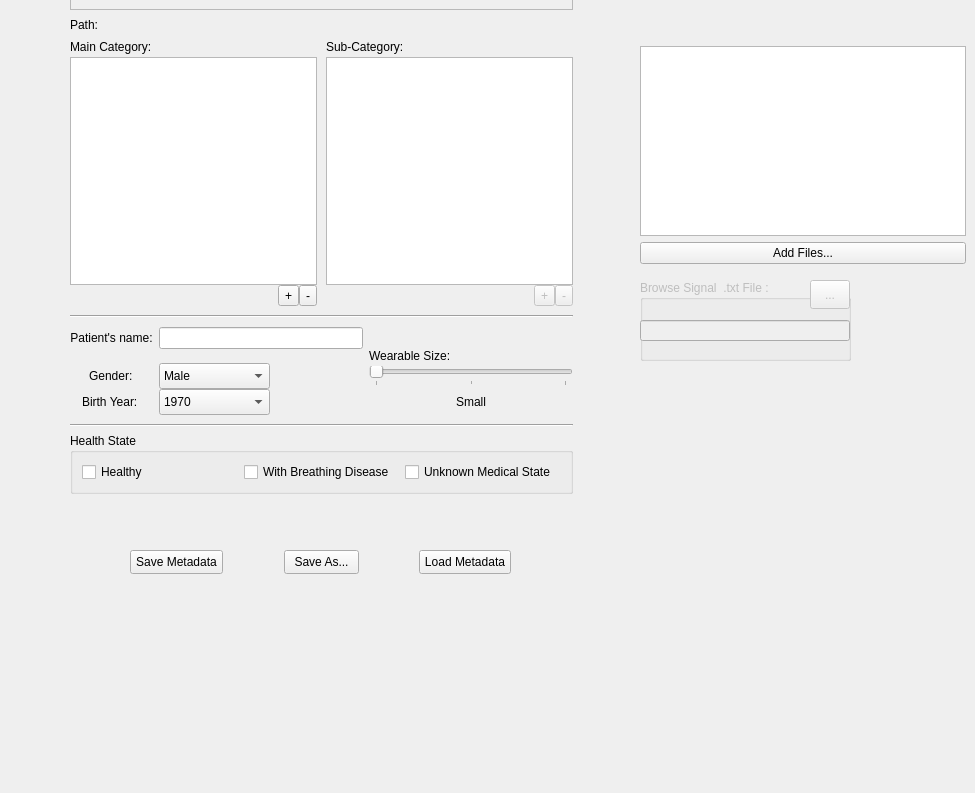
    <widget class="QWidget" name="tab_5">
     <attribute name="title">
      <string>Participant Details</string>
     </attribute>
     <widget class="QFrame" name="leftMetaFrame">
      <property name="geometry">
       <rect>
        <x>70</x>
        <y>-290</y>
        <width>503</width>
        <height>784</height>
       </rect>
      </property>
      <property name="sizePolicy">
       <sizepolicy hsizetype="Preferred" vsizetype="Preferred">
        <horstretch>0</horstretch>
        <verstretch>1</verstretch>
       </sizepolicy>
      </property>
      <property name="frameShape">
       <enum>QFrame::NoFrame</enum>
      </property>
      <property name="frameShadow">
       <enum>QFrame::Plain</enum>
      </property>
      <layout class="QVBoxLayout" name="verticalLayout_8">
       <property name="leftMargin">
        <number>0</number>
       </property>
       <property name="topMargin">
        <number>0</number>
       </property>
       <property name="rightMargin">
        <number>0</number>
       </property>
       <property name="bottomMargin">
        <number>0</number>
       </property>
       <item>
        <widget class="QFrame" name="previewFrame_2">
         <property name="minimumSize">
          <size>
           <width>407</width>
           <height>300</height>
          </size>
         </property>
         <property name="frameShape">
          <enum>QFrame::StyledPanel</enum>
         </property>
         <property name="frameShadow">
          <enum>QFrame::Plain</enum>
         </property>
         <property name="lineWidth">
          <number>0</number>
         </property>
         <layout class="QGridLayout" name="gridLayout_11">
          <property name="leftMargin">
           <number>0</number>
          </property>
          <property name="topMargin">
           <number>0</number>
          </property>
          <property name="rightMargin">
           <number>0</number>
          </property>
          <property name="bottomMargin">
           <number>0</number>
          </property>
          <property name="spacing">
           <number>0</number>
          </property>
          <item row="0" column="0">
           <widget class="QLabel" name="pixmapLabel">
            <property name="text">
             <string/>
            </property>
            <property name="scaledContents">
             <bool>true</bool>
            </property>
            <property name="alignment">
             <set>Qt::AlignCenter</set>
            </property>
            <property name="indent">
             <number>0</number>
            </property>
           </widget>
          </item>
         </layout>
        </widget>
       </item>
       <item>
        <spacer name="verticalSpacer_8">
         <property name="orientation">
          <enum>Qt::Vertical</enum>
         </property>
         <property name="sizeType">
          <enum>QSizePolicy::Fixed</enum>
         </property>
         <property name="sizeHint" stdset="0">
          <size>
           <width>20</width>
           <height>2</height>
          </size>
         </property>
        </spacer>
       </item>
       <item>
        <layout class="QHBoxLayout" name="pathLayout_2">
         <item>
          <widget class="QLabel" name="pathLabel">
           <property name="text">
            <string>Path:</string>
           </property>
          </widget>
         </item>
        </layout>
       </item>
       <item>
        <spacer name="verticalSpacer_9">
         <property name="orientation">
          <enum>Qt::Vertical</enum>
         </property>
         <property name="sizeType">
          <enum>QSizePolicy::Fixed</enum>
         </property>
         <property name="sizeHint" stdset="0">
          <size>
           <width>20</width>
           <height>2</height>
          </size>
         </property>
        </spacer>
       </item>
       <item>
        <layout class="QGridLayout" name="categoryLayout_2">
         <item row="0" column="0">
          <widget class="QFrame" name="mainCatLayout_2">
           <property name="autoFillBackground">
            <bool>true</bool>
           </property>
           <layout class="QVBoxLayout" name="verticalLayout_6">
            <property name="spacing">
             <number>0</number>
            </property>
            <property name="leftMargin">
             <number>0</number>
            </property>
            <property name="topMargin">
             <number>0</number>
            </property>
            <property name="rightMargin">
             <number>0</number>
            </property>
            <property name="bottomMargin">
             <number>0</number>
            </property>
            <item>
             <widget class="QLabel" name="mainCatLabel">
              <property name="text">
               <string>Main Category:</string>
              </property>
              <property name="margin">
               <number>0</number>
              </property>
              <property name="indent">
               <number>0</number>
              </property>
             </widget>
            </item>
            <item>
             <spacer name="verticalSpacer_10">
              <property name="orientation">
               <enum>Qt::Vertical</enum>
              </property>
              <property name="sizeType">
               <enum>QSizePolicy::Fixed</enum>
              </property>
              <property name="sizeHint" stdset="0">
               <size>
                <width>20</width>
                <height>3</height>
               </size>
              </property>
             </spacer>
            </item>
            <item>
             <widget class="QListWidget" name="mainCatListWidget">
              <property name="minimumSize">
               <size>
                <width>221</width>
                <height>108</height>
               </size>
              </property>
              <property name="focusPolicy">
               <enum>Qt::StrongFocus</enum>
              </property>
              <property name="showDropIndicator" stdset="0">
               <bool>false</bool>
              </property>
             </widget>
            </item>
            <item>
             <widget class="QFrame" name="mainCatButtonLayout_3">
              <property name="frameShape">
               <enum>QFrame::NoFrame</enum>
              </property>
              <layout class="QHBoxLayout" name="mainCatButtonLayout_4">
               <property name="spacing">
                <number>0</number>
               </property>
               <property name="leftMargin">
                <number>0</number>
               </property>
               <property name="topMargin">
                <number>0</number>
               </property>
               <property name="rightMargin">
                <number>0</number>
               </property>
               <property name="bottomMargin">
                <number>0</number>
               </property>
               <item>
                <spacer name="horizontalSpacer_5">
                 <property name="orientation">
                  <enum>Qt::Horizontal</enum>
                 </property>
                 <property name="sizeHint" stdset="0">
                  <size>
                   <width>40</width>
                   <height>20</height>
                  </size>
                 </property>
                </spacer>
               </item>
               <item>
                <widget class="QToolButton" name="mainAddButton">
                 <property name="text">
                  <string>+</string>
                 </property>
                </widget>
               </item>
               <item>
                <widget class="QToolButton" name="mainRemoveButton">
                 <property name="text">
                  <string>-</string>
                 </property>
                 <property name="autoRaise">
                  <bool>false</bool>
                 </property>
                </widget>
               </item>
              </layout>
             </widget>
            </item>
           </layout>
          </widget>
         </item>
         <item row="0" column="2">
          <widget class="QFrame" name="subCatLayout_2">
           <layout class="QVBoxLayout" name="verticalLayout_9">
            <property name="spacing">
             <number>0</number>
            </property>
            <property name="leftMargin">
             <number>0</number>
            </property>
            <property name="topMargin">
             <number>0</number>
            </property>
            <property name="rightMargin">
             <number>0</number>
            </property>
            <property name="bottomMargin">
             <number>0</number>
            </property>
            <item>
             <widget class="QLabel" name="subCatLabel">
              <property name="text">
               <string>Sub-Category:</string>
              </property>
              <property name="margin">
               <number>0</number>
              </property>
              <property name="indent">
               <number>0</number>
              </property>
             </widget>
            </item>
            <item>
             <spacer name="verticalSpacer_11">
              <property name="orientation">
               <enum>Qt::Vertical</enum>
              </property>
              <property name="sizeType">
               <enum>QSizePolicy::Fixed</enum>
              </property>
              <property name="sizeHint" stdset="0">
               <size>
                <width>20</width>
                <height>3</height>
               </size>
              </property>
             </spacer>
            </item>
            <item>
             <widget class="QListWidget" name="subCatListWidget">
              <property name="minimumSize">
               <size>
                <width>221</width>
                <height>108</height>
               </size>
              </property>
              <property name="focusPolicy">
               <enum>Qt::ClickFocus</enum>
              </property>
              <property name="showDropIndicator" stdset="0">
               <bool>false</bool>
              </property>
             </widget>
            </item>
            <item>
             <widget class="QFrame" name="subCatButtonLayout_3">
              <property name="enabled">
               <bool>false</bool>
              </property>
              <layout class="QHBoxLayout" name="subCatButtonLayout_4">
               <property name="spacing">
                <number>0</number>
               </property>
               <property name="leftMargin">
                <number>0</number>
               </property>
               <property name="topMargin">
                <number>0</number>
               </property>
               <property name="rightMargin">
                <number>0</number>
               </property>
               <property name="bottomMargin">
                <number>0</number>
               </property>
               <item>
                <spacer name="horizontalSpacer_8">
                 <property name="orientation">
                  <enum>Qt::Horizontal</enum>
                 </property>
                 <property name="sizeHint" stdset="0">
                  <size>
                   <width>40</width>
                   <height>20</height>
                  </size>
                 </property>
                </spacer>
               </item>
               <item>
                <widget class="QToolButton" name="subAddButton">
                 <property name="autoFillBackground">
                  <bool>false</bool>
                 </property>
                 <property name="text">
                  <string>+</string>
                 </property>
                </widget>
               </item>
               <item>
                <widget class="QToolButton" name="subRemoveButton">
                 <property name="text">
                  <string>-</string>
                 </property>
                </widget>
               </item>
              </layout>
             </widget>
            </item>
           </layout>
          </widget>
         </item>
         <item row="0" column="1">
          <spacer name="horizontalSpacer_11">
           <property name="orientation">
            <enum>Qt::Horizontal</enum>
           </property>
           <property name="sizeType">
            <enum>QSizePolicy::Fixed</enum>
           </property>
           <property name="sizeHint" stdset="0">
            <size>
             <width>3</width>
             <height>20</height>
            </size>
           </property>
          </spacer>
         </item>
        </layout>
       </item>
       <item>
        <spacer name="verticalSpacer_12">
         <property name="orientation">
          <enum>Qt::Vertical</enum>
         </property>
         <property name="sizeType">
          <enum>QSizePolicy::Fixed</enum>
         </property>
         <property name="sizeHint" stdset="0">
          <size>
           <width>3</width>
           <height>3</height>
          </size>
         </property>
        </spacer>
       </item>
       <item>
        <widget class="Line" name="line_10">
         <property name="frameShadow">
          <enum>QFrame::Sunken</enum>
         </property>
         <property name="orientation">
          <enum>Qt::Horizontal</enum>
         </property>
        </widget>
       </item>
       <item>
        <spacer name="verticalSpacer_13">
         <property name="orientation">
          <enum>Qt::Vertical</enum>
         </property>
         <property name="sizeType">
          <enum>QSizePolicy::Fixed</enum>
         </property>
         <property name="sizeHint" stdset="0">
          <size>
           <width>20</width>
           <height>3</height>
          </size>
         </property>
        </spacer>
       </item>
       <item>
        <layout class="QGridLayout" name="secondaryLayout">
         <property name="verticalSpacing">
          <number>0</number>
         </property>
         <item row="5" column="0">
          <layout class="QHBoxLayout" name="yearLayout_2" stretch="1">
           <property name="spacing">
            <number>6</number>
           </property>
           <item>
            <widget class="QLabel" name="yearLabel">
             <property name="sizePolicy">
              <sizepolicy hsizetype="Fixed" vsizetype="Preferred">
               <horstretch>0</horstretch>
               <verstretch>0</verstretch>
              </sizepolicy>
             </property>
             <property name="minimumSize">
              <size>
               <width>39</width>
               <height>20</height>
              </size>
             </property>
             <property name="text">
              <string>Birth Year: </string>
             </property>
             <property name="buddy">
              <cstring>yearComboBox</cstring>
             </property>
            </widget>
           </item>
          </layout>
         </item>
         <item row="2" column="2">
          <widget class="QLabel" name="sizeSliderLabel">
           <property name="text">
            <string>Wearable Size:</string>
           </property>
           <property name="buddy">
            <cstring>sizeSlider</cstring>
           </property>
          </widget>
         </item>
         <item row="4" column="1">
          <widget class="QComboBox" name="colorComboBox">
           <property name="sizePolicy">
            <sizepolicy hsizetype="Fixed" vsizetype="Fixed">
             <horstretch>0</horstretch>
             <verstretch>0</verstretch>
            </sizepolicy>
           </property>
           <property name="minimumSize">
            <size>
             <width>111</width>
             <height>26</height>
            </size>
           </property>
           <item>
            <property name="text">
             <string>Male</string>
            </property>
           </item>
           <item>
            <property name="text">
             <string>Female</string>
            </property>
           </item>
          </widget>
         </item>
         <item row="5" column="1">
          <widget class="QComboBox" name="yearComboBox">
           <property name="sizePolicy">
            <sizepolicy hsizetype="Fixed" vsizetype="Fixed">
             <horstretch>0</horstretch>
             <verstretch>0</verstretch>
            </sizepolicy>
           </property>
           <property name="minimumSize">
            <size>
             <width>111</width>
             <height>26</height>
            </size>
           </property>
           <property name="maxVisibleItems">
            <number>10</number>
           </property>
           <property name="frame">
            <bool>true</bool>
           </property>
           <item>
            <property name="text">
             <string>1970</string>
            </property>
           </item>
          </widget>
         </item>
         <item row="4" column="2">
          <widget class="QSlider" name="sizeSlider">
           <property name="maximum">
            <number>2</number>
           </property>
           <property name="orientation">
            <enum>Qt::Horizontal</enum>
           </property>
           <property name="tickPosition">
            <enum>QSlider::TicksBelow</enum>
           </property>
           <property name="tickInterval">
            <number>1</number>
           </property>
          </widget>
         </item>
         <item row="4" column="0">
          <layout class="QHBoxLayout" name="colorLayout_2" stretch="1">
           <item>
            <widget class="QLabel" name="colorLabel">
             <property name="sizePolicy">
              <sizepolicy hsizetype="Fixed" vsizetype="Preferred">
               <horstretch>0</horstretch>
               <verstretch>0</verstretch>
              </sizepolicy>
             </property>
             <property name="minimumSize">
              <size>
               <width>39</width>
               <height>20</height>
              </size>
             </property>
             <property name="autoFillBackground">
              <bool>false</bool>
             </property>
             <property name="text">
              <string>Gender:</string>
             </property>
             <property name="buddy">
              <cstring>colorComboBox</cstring>
             </property>
            </widget>
           </item>
          </layout>
         </item>
         <item row="5" column="2">
          <widget class="QLabel" name="sizeSelectedLabel">
           <property name="text">
            <string>Small</string>
           </property>
           <property name="alignment">
            <set>Qt::AlignCenter</set>
           </property>
           <property name="buddy">
            <cstring>sizeSlider</cstring>
           </property>
          </widget>
         </item>
         <item row="1" column="1">
          <widget class="QLineEdit" name="sendLineEdit_3">
           <property name="font">
            <font>
             <weight>50</weight>
             <bold>false</bold>
            </font>
           </property>
          </widget>
         </item>
         <item row="1" column="0">
          <widget class="QLabel" name="label_14">
           <property name="font">
            <font>
             <weight>50</weight>
             <bold>false</bold>
            </font>
           </property>
           <property name="text">
            <string>Patient's name:</string>
           </property>
           <property name="alignment">
            <set>Qt::AlignCenter</set>
           </property>
          </widget>
         </item>
        </layout>
       </item>
       <item>
        <spacer name="verticalSpacer_14">
         <property name="orientation">
          <enum>Qt::Vertical</enum>
         </property>
         <property name="sizeType">
          <enum>QSizePolicy::Fixed</enum>
         </property>
         <property name="sizeHint" stdset="0">
          <size>
           <width>20</width>
           <height>3</height>
          </size>
         </property>
        </spacer>
       </item>
       <item>
        <widget class="Line" name="line_22">
         <property name="orientation">
          <enum>Qt::Horizontal</enum>
         </property>
        </widget>
       </item>
       <item>
        <widget class="QGroupBox" name="miscDataLayout">
         <property name="sizePolicy">
          <sizepolicy hsizetype="Preferred" vsizetype="Preferred">
           <horstretch>0</horstretch>
           <verstretch>0</verstretch>
          </sizepolicy>
         </property>
         <property name="title">
          <string>Health State</string>
         </property>
         <property name="flat">
          <bool>false</bool>
         </property>
         <layout class="QGridLayout" name="gridLayout_12">
          <item row="0" column="0">
           <layout class="QHBoxLayout" name="checkboxLayout_2">
            <item>
             <widget class="QCheckBox" name="brokenCheckBox">
              <property name="text">
               <string>Healthy</string>
              </property>
             </widget>
            </item>
            <item>
             <widget class="QCheckBox" name="missingCheckBox">
              <property name="text">
               <string>With Breathing Disease</string>
              </property>
             </widget>
            </item>
            <item>
             <widget class="QCheckBox" name="batteriesCheckBox">
              <property name="text">
               <string>Unknown Medical State</string>
              </property>
             </widget>
            </item>
           </layout>
          </item>
         </layout>
        </widget>
       </item>
      </layout>
     </widget>
     <widget class="QWidget" name="layoutWidget">
      <property name="geometry">
       <rect>
        <x>640</x>
        <y>40</y>
        <width>326</width>
        <height>224</height>
       </rect>
      </property>
      <layout class="QVBoxLayout" name="fileListWidgetLayout_2">
       <item>
        <widget class="Line" name="line_23">
         <property name="orientation">
          <enum>Qt::Vertical</enum>
         </property>
        </widget>
       </item>
       <item>
        <widget class="QListWidget" name="fileListWidget">
         <property name="sizePolicy">
          <sizepolicy hsizetype="MinimumExpanding" vsizetype="Expanding">
           <horstretch>0</horstretch>
           <verstretch>0</verstretch>
          </sizepolicy>
         </property>
         <property name="minimumSize">
          <size>
           <width>324</width>
           <height>0</height>
          </size>
         </property>
         <property name="focusPolicy">
          <enum>Qt::ClickFocus</enum>
         </property>
        </widget>
       </item>
       <item>
        <widget class="QPushButton" name="addFilesButton">
         <property name="text">
          <string>Add Files...</string>
         </property>
        </widget>
       </item>
      </layout>
     </widget>
     <widget class="QGroupBox" name="groupBox_offline">
      <property name="enabled">
       <bool>false</bool>
      </property>
      <property name="geometry">
       <rect>
        <x>640</x>
        <y>280</y>
        <width>211</width>
        <height>81</height>
       </rect>
      </property>
      <property name="font">
       <font>
        <weight>50</weight>
        <bold>false</bold>
       </font>
      </property>
      <property name="title">
       <string>Browse Signal  .txt File :</string>
      </property>
      <widget class="QToolButton" name="toolButton_browse">
       <property name="geometry">
        <rect>
         <x>170</x>
         <y>0</y>
         <width>40</width>
         <height>29</height>
        </rect>
       </property>
       <property name="font">
        <font>
         <weight>50</weight>
         <bold>false</bold>
        </font>
       </property>
       <property name="text">
        <string>...</string>
       </property>
      </widget>
      <widget class="QLineEdit" name="lineEdit_browse_file">
       <property name="geometry">
        <rect>
         <x>0</x>
         <y>40</y>
         <width>210</width>
         <height>21</height>
        </rect>
       </property>
      </widget>
     </widget>
     <widget class="QPushButton" name="loadButton">
      <property name="geometry">
       <rect>
        <x>419</x>
        <y>550</y>
        <width>92</width>
        <height>24</height>
       </rect>
      </property>
      <property name="text">
       <string>Load Metadata</string>
      </property>
     </widget>
     <widget class="QPushButton" name="saveAsButton">
      <property name="geometry">
       <rect>
        <x>284</x>
        <y>550</y>
        <width>75</width>
        <height>24</height>
       </rect>
      </property>
      <property name="text">
       <string>Save As...</string>
      </property>
     </widget>
     <widget class="QPushButton" name="saveButton">
      <property name="geometry">
       <rect>
        <x>130</x>
        <y>550</y>
        <width>93</width>
        <height>24</height>
       </rect>
      </property>
      <property name="text">
       <string>Save Metadata</string>
      </property>
     </widget>
    </widget>
